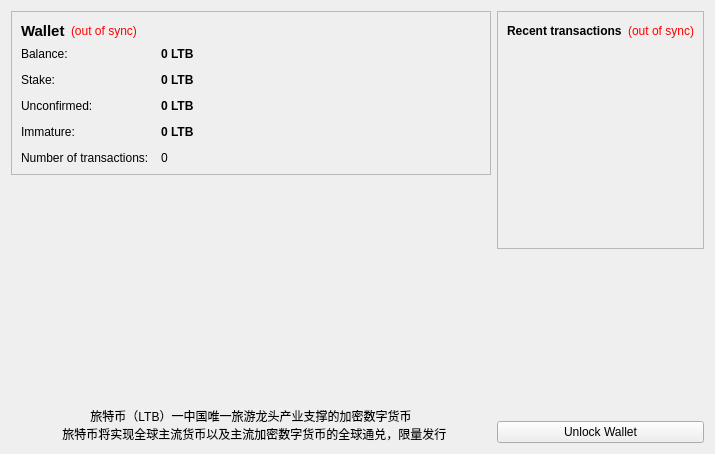
<?xml version="1.0" encoding="UTF-8"?>
<ui version="4.0">
 <class>OverviewPage</class>
 <widget class="QWidget" name="OverviewPage">
  <property name="geometry">
   <rect>
    <x>0</x>
    <y>0</y>
    <width>715</width>
    <height>454</height>
   </rect>
  </property>
  <property name="windowTitle">
   <string>Form</string>
  </property>
  <layout class="QHBoxLayout" name="horizontalLayout" stretch="1,1">
   <item>
    <layout class="QVBoxLayout" name="verticalLayout_2">
     <item>
      <widget class="QFrame" name="frame">
       <property name="frameShape">
        <enum>QFrame::StyledPanel</enum>
       </property>
       <property name="frameShadow">
        <enum>QFrame::Raised</enum>
       </property>
       <layout class="QVBoxLayout" name="verticalLayout_4">
        <item>
         <layout class="QHBoxLayout" name="horizontalLayout_4">
          <item>
           <widget class="QLabel" name="label_5">
            <property name="font">
             <font>
              <pointsize>11</pointsize>
              <weight>75</weight>
              <bold>true</bold>
             </font>
            </property>
            <property name="text">
             <string>Wallet</string>
            </property>
           </widget>
          </item>
          <item>
           <widget class="QLabel" name="labelWalletStatus">
            <property name="toolTip">
             <string>The displayed information may be out of date. Your wallet automatically synchronizes with the LvTeCoin network after a connection is established, but this process has not completed yet.</string>
            </property>
            <property name="styleSheet">
             <string notr="true">QLabel { color: red; }</string>
            </property>
            <property name="text">
             <string notr="true">(out of sync)</string>
            </property>
            <property name="alignment">
             <set>Qt::AlignLeading|Qt::AlignLeft|Qt::AlignVCenter</set>
            </property>
           </widget>
          </item>
          <item>
           <spacer name="horizontalSpacer_2">
            <property name="orientation">
             <enum>Qt::Horizontal</enum>
            </property>
            <property name="sizeHint" stdset="0">
             <size>
              <width>40</width>
              <height>20</height>
             </size>
            </property>
           </spacer>
          </item>
         </layout>
        </item>
        <item>
         <layout class="QFormLayout" name="formLayout_2">
          <property name="fieldGrowthPolicy">
           <enum>QFormLayout::AllNonFixedFieldsGrow</enum>
          </property>
          <property name="horizontalSpacing">
           <number>12</number>
          </property>
          <property name="verticalSpacing">
           <number>12</number>
          </property>
          <item row="0" column="0">
           <widget class="QLabel" name="label">
            <property name="text">
             <string>Balance:</string>
            </property>
           </widget>
          </item>
          <item row="0" column="1">
           <widget class="QLabel" name="labelBalance">
            <property name="font">
             <font>
              <weight>75</weight>
              <bold>true</bold>
             </font>
            </property>
            <property name="cursor">
             <cursorShape>IBeamCursor</cursorShape>
            </property>
            <property name="toolTip">
             <string>Your current balance</string>
            </property>
            <property name="text">
             <string notr="true">0 LTB</string>
            </property>
            <property name="textInteractionFlags">
             <set>Qt::LinksAccessibleByMouse|Qt::TextSelectableByKeyboard|Qt::TextSelectableByMouse</set>
            </property>
           </widget>
          </item>
          <item row="1" column="0">
           <widget class="QLabel" name="label_6">
            <property name="text">
             <string>Stake:</string>
            </property>
           </widget>
          </item>
          <item row="1" column="1">
           <widget class="QLabel" name="labelStake">
            <property name="font">
             <font>
              <weight>75</weight>
              <bold>true</bold>
             </font>
            </property>
            <property name="cursor">
             <cursorShape>IBeamCursor</cursorShape>
            </property>
            <property name="toolTip">
             <string>Total of coins that was staked, and do not yet count toward the current balance</string>
            </property>
            <property name="text">
             <string notr="true">0 LTB</string>
            </property>
            <property name="textInteractionFlags">
             <set>Qt::LinksAccessibleByMouse|Qt::TextSelectableByKeyboard|Qt::TextSelectableByMouse</set>
            </property>
           </widget>
          </item>
          <item row="2" column="0">
           <widget class="QLabel" name="label_3">
            <property name="text">
             <string>Unconfirmed:</string>
            </property>
           </widget>
          </item>
          <item row="2" column="1">
           <widget class="QLabel" name="labelUnconfirmed">
            <property name="font">
             <font>
              <weight>75</weight>
              <bold>true</bold>
             </font>
            </property>
            <property name="cursor">
             <cursorShape>IBeamCursor</cursorShape>
            </property>
            <property name="toolTip">
             <string>Total of transactions that have yet to be confirmed, and do not yet count toward the current balance</string>
            </property>
            <property name="text">
             <string notr="true">0 LTB</string>
            </property>
            <property name="textInteractionFlags">
             <set>Qt::LinksAccessibleByMouse|Qt::TextSelectableByKeyboard|Qt::TextSelectableByMouse</set>
            </property>
           </widget>
          </item>
          <item row="3" column="0">
           <widget class="QLabel" name="labelImmatureText">
            <property name="text">
             <string>Immature:</string>
            </property>
           </widget>
          </item>
          <item row="3" column="1">
           <widget class="QLabel" name="labelImmature">
            <property name="font">
             <font>
              <weight>75</weight>
              <bold>true</bold>
             </font>
            </property>
            <property name="toolTip">
             <string>Mined balance that has not yet matured</string>
            </property>
            <property name="text">
             <string notr="true">0 LTB</string>
            </property>
            <property name="textInteractionFlags">
             <set>Qt::LinksAccessibleByMouse|Qt::TextSelectableByKeyboard|Qt::TextSelectableByMouse</set>
            </property>
           </widget>
          </item>
          <item row="4" column="0">
           <widget class="QLabel" name="label_2">
            <property name="text">
             <string>Number of transactions:</string>
            </property>
           </widget>
          </item>
          <item row="4" column="1">
           <widget class="QLabel" name="labelNumTransactions">
            <property name="toolTip">
             <string>Total number of transactions in wallet</string>
            </property>
            <property name="text">
             <string notr="true">0</string>
            </property>
           </widget>
          </item>
         </layout>
        </item>
       </layout>
      </widget>
     </item>
     <item>
      <spacer name="verticalSpacer">
       <property name="orientation">
        <enum>Qt::Vertical</enum>
       </property>
       <property name="sizeHint" stdset="0">
        <size>
         <width>10</width>
         <height>40</height>
        </size>
       </property>
      </spacer>
     </item>
     <item>
	 <widget class="QLabel" name="label_6_1">
       <property name="text">
        <string/>
       </property>
       <property name="pixmap">
        <pixmap resource="../bitcoin.qrc">:/images/backg</pixmap>
       </property>
       <property name="scaledContents">
        <bool>false</bool>
       </property>
       <property name="alignment">
        <set>Qt::AlignCenter</set>
       </property>
       <property name="wordWrap">
        <bool>false</bool>
       </property>
       <property name="margin">
        <number>0</number>
       </property>
       <property name="indent">
        <number>0</number>
       </property>
      </widget>
     </item>
	 <item>
	 <widget class="QLabel" name="label_6_2">
       <property name="text">
        <string>旅特币（LTB）一中国唯一旅游龙头产业支撑的加密数字货币
		旅特币将实现全球主流货币以及主流加密数字货币的全球通兑，限量发行</string>
       </property>
       <property name="scaledContents">
        <bool>false</bool>
       </property>
       <property name="alignment">
        <set>Qt::AlignCenter</set>
       </property>
       <property name="wordWrap">
        <bool>false</bool>
       </property>
       <property name="margin">
        <number>0</number>
       </property>
       <property name="indent">
        <number>0</number>
       </property>
      </widget>
     </item>
    </layout>
   </item>
   <item>
    <layout class="QVBoxLayout" name="verticalLayout_3">
     <item>
      <widget class="QFrame" name="frame_2">
       <property name="frameShape">
        <enum>QFrame::StyledPanel</enum>
       </property>
       <property name="frameShadow">
        <enum>QFrame::Raised</enum>
       </property>
       <layout class="QVBoxLayout" name="verticalLayout">
        <item>
         <layout class="QHBoxLayout" name="horizontalLayout_2">
          <item>
           <widget class="QLabel" name="label_4">
            <property name="text">
             <string>&lt;b&gt;Recent transactions&lt;/b&gt;</string>
            </property>
           </widget>
          </item>
          <item>
           <widget class="QLabel" name="labelTransactionsStatus">
            <property name="toolTip">
             <string>The displayed information may be out of date. Your wallet automatically synchronizes with the LvTeCoin network after a connection is established, but this process has not completed yet.</string>
            </property>
            <property name="styleSheet">
             <string notr="true">QLabel { color: red; }</string>
            </property>
            <property name="text">
             <string notr="true">(out of sync)</string>
            </property>
            <property name="alignment">
             <set>Qt::AlignRight|Qt::AlignTrailing|Qt::AlignVCenter</set>
            </property>
           </widget>
          </item>
          <item>
           <spacer name="horizontalSpacer">
            <property name="orientation">
             <enum>Qt::Horizontal</enum>
            </property>
            <property name="sizeHint" stdset="0">
             <size>
              <width>40</width>
              <height>20</height>
             </size>
            </property>
           </spacer>
          </item>
         </layout>
        </item>
        <item>
         <widget class="QListView" name="listTransactions">
          <property name="styleSheet">
           <string notr="true">QListView { background: transparent; }</string>
          </property>
          <property name="frameShape">
           <enum>QFrame::NoFrame</enum>
          </property>
          <property name="verticalScrollBarPolicy">
           <enum>Qt::ScrollBarAlwaysOff</enum>
          </property>
          <property name="horizontalScrollBarPolicy">
           <enum>Qt::ScrollBarAlwaysOff</enum>
          </property>
          <property name="selectionMode">
           <enum>QAbstractItemView::NoSelection</enum>
          </property>
         </widget>
        </item>
       </layout>
      </widget>
     </item>
     <item>
      <spacer name="verticalSpacer_2">
       <property name="orientation">
        <enum>Qt::Vertical</enum>
       </property>
       <property name="sizeHint" stdset="0">
        <size>
         <width>20</width>
         <height>40</height>
        </size>
       </property>
      </spacer>
     </item>
     <item>
      <widget class="QPushButton" name="unlockWalletButton">
       <property name="enabled">
        <bool>true</bool>
       </property>
       <property name="text">
        <string>Unlock Wallet</string>
       </property>
       <property name="checkable">
        <bool>false</bool>
       </property>
      </widget>
     </item>
    </layout>
   </item>
  </layout>
 </widget>
 <resources>
  <include location="../bitcoin.qrc"/>
 </resources>
 <connections/>
</ui>
